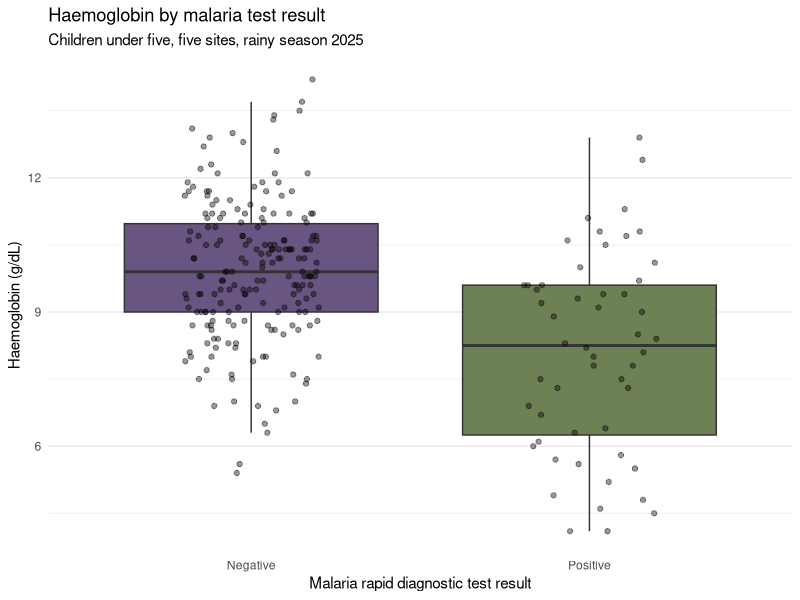

Source code (R):
# =====================================================================
# Under-fives malaria & anaemia survey: cleaning and first look
# -----------------------------------------------------------------
# Author:  Jack Goodall
# Date:    2026-09-20
# Purpose: import u5_malaria.csv, clean the data-entry errors, and
#          produce a first summary and figure.
#
# This is a "clean" example of what a finished analysis script might
# look like. It is not a teaching document; the worked_answers page
# explains the reasoning behind each step.
#
# Run from the project root, with the data in a `data/` folder.
# =====================================================================

library(tidyverse)


# ---------------------------------------------------------------------
# 1. Import
# ---------------------------------------------------------------------

u5_malaria <- read_csv("data/u5_malaria.csv")

# read_csv adds an unnamed row-number column from the original file; drop it
u5_malaria <- u5_malaria |>
  select(-1)

# Keep an untouched copy for the before/after comparison at the end
u5_malaria_raw <- u5_malaria


# ---------------------------------------------------------------------
# 2. Initial checks
# ---------------------------------------------------------------------

dim(u5_malaria)
str(u5_malaria)
summary(u5_malaria)

# Text columns
table(u5_malaria$sex)
table(u5_malaria$site)
table(u5_malaria$bednet)
table(u5_malaria$rdt_result)

# Duplicated IDs
table(duplicated(u5_malaria$child_id))


# ---------------------------------------------------------------------
# 3. Clean
#    Every change is recorded with an initialled, dated comment.
# ---------------------------------------------------------------------

# JG 2026-09-20 - MAL-51 entered three times; keep the first, drop the copies.
u5_malaria <- u5_malaria[!duplicated(u5_malaria$child_id), ]

# JG 2026-09-20 - height_cm imported as character because MAL-68 holds a
# free-text note. Coercing to numeric turns that one cell into NA.
u5_malaria$height_cm <- as.numeric(u5_malaria$height_cm)

# JG 2026-09-20 - age of 380 months (~32 yrs) impossible in an under-5s survey.
u5_malaria$age_months[u5_malaria$age_months == 380] <- NA

# JG 2026-09-20 - temp of 3.71 is a slipped decimal for 37.1; corrected.
u5_malaria$temp[u5_malaria$temp == 3.71] <- 37.1

# JG 2026-09-20 - muac of 999 is a "not measured" code, not a measurement.
u5_malaria$muac[u5_malaria$muac == 999] <- NA

# JG 2026-09-20 - Brikama Hb recorded in g/L, ten times too high; convert to g/dL.
u5_malaria$hb_gdl[u5_malaria$site == "Brikama"] <-
  u5_malaria$hb_gdl[u5_malaria$site == "Brikama"] / 10

# JG 2026-09-20 - sex coded inconsistently (Male/Female vs M/F); standardise.
u5_malaria$sex[u5_malaria$sex == "Male"]   <- "M"
u5_malaria$sex[u5_malaria$sex == "Female"] <- "F"

# JG 2026-09-20 - one visit_date predates the survey by four years; cannot
# infer the true date, so set to NA and flag for the field team.
u5_malaria$visit_date[u5_malaria$visit_date < as.Date("2025-01-01")] <- NA

# Confirm the clean has done what was intended
nrow(u5_malaria)      # expect 250
table(u5_malaria$sex) # expect two categories
summary(u5_malaria)


# ---------------------------------------------------------------------
# 4. Derived variables
# ---------------------------------------------------------------------

# Anaemia: haemoglobin below 11 g/dL
u5_malaria <- u5_malaria |>
  mutate(anaemic = if_else(hb_gdl < 11, "Anaemic", "Not anaemic"))


# ---------------------------------------------------------------------
# 5. Summarise
# ---------------------------------------------------------------------

# Key measurements
u5_malaria |>
  summarise(mean_hb   = mean(hb_gdl),
            min_hb    = min(hb_gdl),
            max_hb    = max(hb_gdl),
            mean_temp = mean(temp),
            mean_muac = mean(muac, na.rm = TRUE))

# Children per site
u5_malaria |>
  count(site)

# Haemoglobin by malaria result
u5_malaria |>
  group_by(rdt_result) |>
  summarise(mean_hb = mean(hb_gdl), n = n())

# Anaemia count
table(u5_malaria$anaemic)

# Before / after: what the cleaning changed
mean(u5_malaria_raw$hb_gdl)   # before
mean(u5_malaria$hb_gdl)       # after


# ---------------------------------------------------------------------
# 6. Plot
# ---------------------------------------------------------------------

ggplot(u5_malaria) +
  geom_boxplot(aes(x = rdt_result, y = hb_gdl, fill = rdt_result),
               outliers = FALSE) +
  geom_jitter(aes(x = rdt_result, y = hb_gdl),
              width = 0.2, height = 0, alpha = 0.4) +
  labs(title = "Haemoglobin by malaria test result",
       subtitle = "Children under five, five sites, rainy season 2025",
       x = "Malaria rapid diagnostic test result",
       y = "Haemoglobin (g/dL)") +
  scale_fill_manual(values = c("Negative" = "#685581",
                               "Positive" = "#6E8155")) +
  theme_minimal() +
  theme(legend.position = "none",
        panel.grid.major.x = element_blank())


# ---------------------------------------------------------------------
# 7. Save the cleaned data
# ---------------------------------------------------------------------

write_csv(u5_malaria, "data/u5_malaria_clean.csv")
